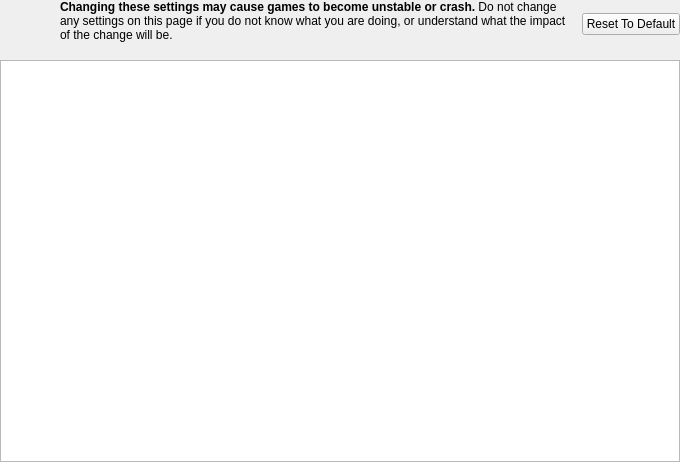
<?xml version="1.0" encoding="UTF-8"?>
<ui version="4.0">
 <class>DebugSettingsWidget</class>
 <widget class="QWidget" name="DebuggingSettingsWidget">
  <property name="geometry">
   <rect>
    <x>0</x>
    <y>0</y>
    <width>680</width>
    <height>462</height>
   </rect>
  </property>
  <layout class="QGridLayout" name="gridLayout" columnstretch="0,1,0">
   <property name="leftMargin">
    <number>0</number>
   </property>
   <property name="topMargin">
    <number>0</number>
   </property>
   <property name="rightMargin">
    <number>0</number>
   </property>
   <property name="bottomMargin">
    <number>0</number>
   </property>
   <property name="spacing">
    <number>12</number>
   </property>
   <item row="0" column="0">
    <widget class="QLabel" name="icon">
     <property name="sizePolicy">
      <sizepolicy hsizetype="Fixed" vsizetype="Preferred">
       <horstretch>0</horstretch>
       <verstretch>0</verstretch>
      </sizepolicy>
     </property>
     <property name="minimumSize">
      <size>
       <width>48</width>
       <height>48</height>
      </size>
     </property>
     <property name="maximumSize">
      <size>
       <width>32</width>
       <height>16777215</height>
      </size>
     </property>
     <property name="alignment">
      <set>Qt::AlignmentFlag::AlignLeading|Qt::AlignmentFlag::AlignLeft|Qt::AlignmentFlag::AlignTop</set>
     </property>
    </widget>
   </item>
   <item row="0" column="1">
    <widget class="QLabel" name="text">
     <property name="text">
      <string>&lt;html&gt;&lt;head/&gt;&lt;body&gt;&lt;p&gt;&lt;span style=&quot; font-weight:700;&quot;&gt;Changing these settings may cause games to become unstable or crash.&lt;/span&gt; Do not change any settings on this page if you do not know what you are doing, or understand what the impact of the change will be.&lt;/p&gt;&lt;/body&gt;&lt;/html&gt;</string>
     </property>
     <property name="alignment">
      <set>Qt::AlignmentFlag::AlignLeading|Qt::AlignmentFlag::AlignLeft|Qt::AlignmentFlag::AlignTop</set>
     </property>
     <property name="wordWrap">
      <bool>true</bool>
     </property>
    </widget>
   </item>
   <item row="0" column="2">
    <widget class="QPushButton" name="resetToDefaultButton">
     <property name="text">
      <string>Reset To Default</string>
     </property>
     <property name="icon">
      <iconset theme="restart-line"/>
     </property>
    </widget>
   </item>
   <item row="1" column="0" colspan="3">
    <widget class="QTableWidget" name="tweakOptionTable">
     <property name="cornerButtonEnabled">
      <bool>false</bool>
     </property>
     <attribute name="horizontalHeaderVisible">
      <bool>false</bool>
     </attribute>
     <attribute name="verticalHeaderVisible">
      <bool>false</bool>
     </attribute>
     <column>
      <property name="text">
       <string>Option</string>
      </property>
     </column>
     <column>
      <property name="text">
       <string>Value</string>
      </property>
     </column>
    </widget>
   </item>
  </layout>
 </widget>
 <resources>
  <include location="resources/duckstation-qt.qrc"/>
 </resources>
 <connections/>
</ui>
